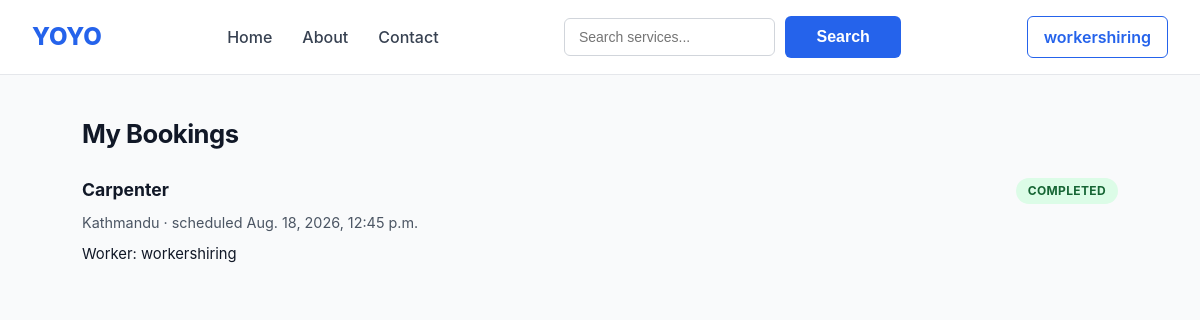
Before: /bookings/mine/ (signed in) with the older database file.
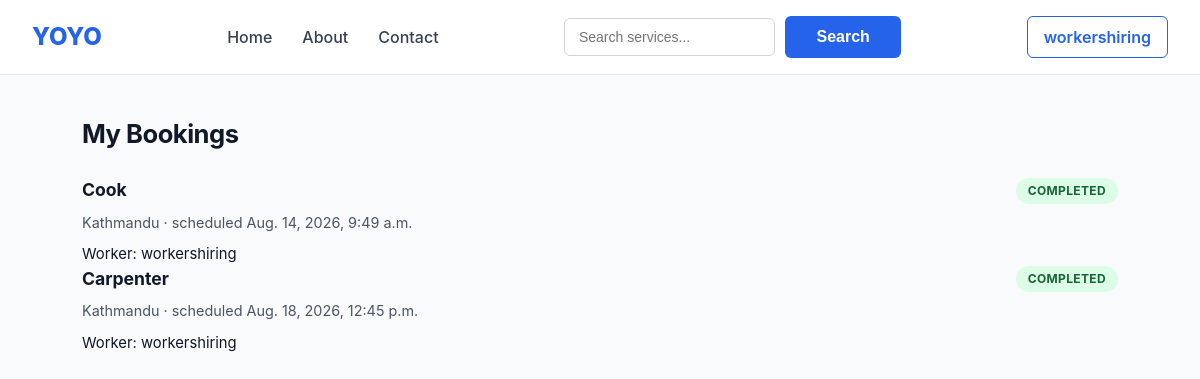
After: the same page with the newer database file.
### bookings/models.py (models this page shows, shortened)
class Booking(models.Model):
    class Status(models.TextChoices):
        PENDING = "pending", "Pending"          # created, awaiting worker assignment/acceptance
        ACCEPTED = "accepted", "Accepted"        # worker accepted
        IN_PROGRESS = "in_progress", "In Progress"
        COMPLETED = "completed", "Completed"
        CANCELLED = "cancelled", "Cancelled"
        REJECTED = "rejected", "Rejected"
    id = models.UUIDField(primary_key=True, default=uuid.uuid4, editable=False)
    customer = models.ForeignKey(
        settings.AUTH_USER_MODEL, on_delete=models.CASCADE, related_name="bookings_made"
    )
    worker = models.ForeignKey(
        WorkerProfile, on_delete=models.SET_NULL, null=True, blank=True, related_name="bookings"
    )
    category = models.ForeignKey(ServiceCategory, on_delete=models.PROTECT, related_name="bookings")
    status = models.CharField(max_length=20, choices=Status.choices, default=Status.PENDING)
    address = models.CharField(max_length=255)
    city = models.CharField(max_length=100)
    scheduled_start = models.DateTimeField()
    notes = models.TextField(blank=True)
    estimated_price = models.DecimalField(max_digits=8, decimal_places=2, null=True, blank=True)
    final_price = models.DecimalField(max_digits=8, decimal_places=2, null=True, blank=True)
    created_at = models.DateTimeField(auto_now_add=True)
    updated_at = models.DateTimeField(auto_now=True)
    completed_at = models.DateTimeField(null=True, blank=True)
    cancelled_at = models.DateTimeField(null=True, blank=True)
    cancellation_reason = models.CharField(max_length=255, blank=True)
    class Meta:
        ordering = ["-created_at"]

### categories/models.py (models this page shows, shortened)
class ServiceCategory(models.Model):
    name = models.CharField(max_length=100, unique=True)
    slug = models.SlugField(max_length=110, unique=True)
    description = models.TextField(blank=True)
    service_image=models.ImageField(upload_to='services/', blank=True, null=True)
    icon = models.CharField(max_length=100, blank=True, help_text="Icon name/key for the frontend")
    base_price = models.DecimalField(max_digits=8, decimal_places=2, help_text="Starting/callout price")
    is_active = models.BooleanField(default=True)
    class Meta:
        verbose_name_plural = "Service categories"
        ordering = ["name"]

### workers/models.py (models this page shows, shortened)
class WorkerProfile(models.Model):
    id = models.UUIDField(primary_key=True, default=uuid.uuid4, editable=False)
    user = models.OneToOneField(
        settings.AUTH_USER_MODEL, on_delete=models.CASCADE, related_name="worker_profile"
    )
    bio = models.TextField(blank=True)
    hourly_rate = models.DecimalField(max_digits=8, decimal_places=2, null=True, blank=True)
    city = models.CharField(max_length=100)
    is_available = models.BooleanField(default=True)
    is_verified = models.BooleanField(default=False)
    average_rating = models.DecimalField(max_digits=3, decimal_places=2, default=0)
    total_jobs_completed = models.PositiveIntegerField(default=0)
    skills = models.ManyToManyField(ServiceCategory, related_name="workers", blank=True)
    created_at = models.DateTimeField(auto_now_add=True)

### accounts/models.py (models this page shows, shortened)
class User(AbstractUser):
    class Role(models.TextChoices):
        CUSTOMER = "customer", "Customer"
        WORKER = "worker", "Worker"
        ADMIN = "admin", "Admin"
    id = models.UUIDField(primary_key=True, default=uuid.uuid4, editable=False)
    role = models.CharField(max_length=20, choices=Role.choices, default=Role.CUSTOMER)
    phone_number = models.CharField(max_length=20, unique=True, null=True, blank=True)
    address = models.CharField(max_length=255, blank=True)
    city = models.CharField(max_length=100, blank=True)
    latitude = models.DecimalField(max_digits=9, decimal_places=6, null=True, blank=True)
    longitude = models.DecimalField(max_digits=9, decimal_places=6, null=True, blank=True)
    is_phone_verified = models.BooleanField(default=False)
    created_at = models.DateTimeField(auto_now_add=True)
    updated_at = models.DateTimeField(auto_now=True)

### bookings/views.py (the view)
# urls.py: path("mine/", views.my_bookings, name="mine"),
@login_required
def my_bookings(request):
    if hasattr(request.user, "worker_profile"):
        bookings = BookingService.list_for_worker(request.user.worker_profile)
    else:
        bookings = BookingService.list_for_customer(request.user)
    return render(request, "bookings/mine.html", {"bookings": bookings})

### bookings/services.py (called while the page is built)
    @staticmethod
    def list_for_worker(worker: WorkerProfile):
        return Booking.objects.filter(worker=worker).select_related("category", "customer")

### bookings/templates/bookings/mine.html (shortened to what this page needs)
{% extends "base.html" %}
{% load static %}
{% block css %}
  <link rel="stylesheet" href="{% static 'css/mine.css' %}">
{% endblock %}
{% block content %}
<h2>My Bookings</h2>
{% for booking in bookings %}
<div class="card">
    <h3><a href="{% url 'bookings:detail' booking.id %}">{{ booking.category.name }}</a>
        <span class="badge badge-{{ booking.status }}">{{ booking.get_status_display }}</span>
    </h3>
    <p class="muted">{{ booking.city }} &middot; scheduled {{ booking.scheduled_start }}</p>
    <p>{% if booking.worker %}Worker: {{ booking.worker.user.username }}{% else %}No worker assigned yet{% endif %}</p>
</div>
{% empty %}
<p>You have no bookings yet.</p>
{% endfor %}
{% endblock %}

Changed rows visible on the page:
added Booking: category.name "Cook", status "COMPLETED", city "Kathmandu", scheduled_start "Aug. 14, 2026, 9:49 a.m.", worker.user.username "workershiring"
